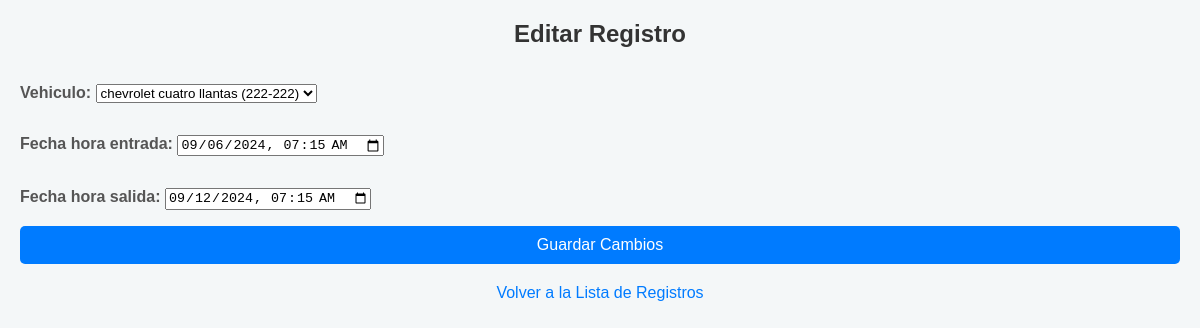
The page /registros/editar/3/ (signed in) on the database its author committed.
### sistema_gestion_de_autos/models.py (models this page shows, shortened)
class Registro(models.Model):
    vehiculo = models.ForeignKey(Vehiculo, on_delete=models.CASCADE, related_name='registros')
    fecha_hora_entrada = models.DateTimeField()
    fecha_hora_salida = models.DateTimeField(null=True, blank=True)

### sistema_gestion_de_autos/views.py (the view)
# urls.py: path('registros/editar/<int:registro_id>/', views.editar_registro, name='editar_registro'),
@login_required
def editar_registro(request, registro_id):
    registro = get_object_or_404(Registro, id=registro_id)
    if request.method == 'POST':
        form = RegistroForm(request.POST, instance=registro)
        if form.is_valid():
            form.save()
            return redirect('listar_registros')
    else:
        form = RegistroForm(instance=registro)
    return render(request, 'registros/editar.html', {'form': form})

### sistema_gestion_de_autos/forms.py
class RegistroForm(forms.ModelForm):
    class Meta:
        model = Registro
        fields = ['vehiculo', 'fecha_hora_entrada', 'fecha_hora_salida']
        widgets = {
            'fecha_hora_entrada': forms.DateTimeInput(attrs={'type': 'datetime-local'}),
            'fecha_hora_salida': forms.DateTimeInput(attrs={'type': 'datetime-local', 'required': False}),
        }

### sistema_gestion_de_autos/models.py (called while the page is built)
    def __str__(self):
        return f"{self.marca} {self.modelo} ({self.matricula})"

### sistema_gestion_de_autos/templates/registros/editar.html (shortened to what this page needs)
<head>
    {% load static %}
    <link rel="stylesheet" type="text/css" href="{% static 'trabajo/css/editar.css' %}">
</head>
<h1>Editar Registro</h1>
<form method="post">
    {{ form.as_p }}
    <button type="submit">Guardar Cambios</button>
</form>
<a href="{% url 'listar_registros' %}">Volver a la Lista de Registros</a>

### sistema_gestion_de_autos/templates/static/trabajo/css/editar.css (style rules this page uses)
h1 { font-size: 24px; color: #333; text-align: center; margin-bottom: 20px; }
form { display: flex; flex-direction: column; justify-content: center; }
label { margin-bottom: 5px; font-weight: bold; color: #555; }
button { padding: 10px; background-color: #007bff; color: white; border: none; border-radius: 5px; cursor: pointer; font-size: 16px; transition: background-color 0.3s; }
a { color: #007bff; text-decoration: none; display: block; text-align: center; margin-top: 20px; }

### rows shown on the page
Registro: vehiculo "chevrolet cuatro llantas (222-222)", fecha_hora_entrada "09/06/2024 07:15", fecha_hora_salida "09/12/2024 07:15"
